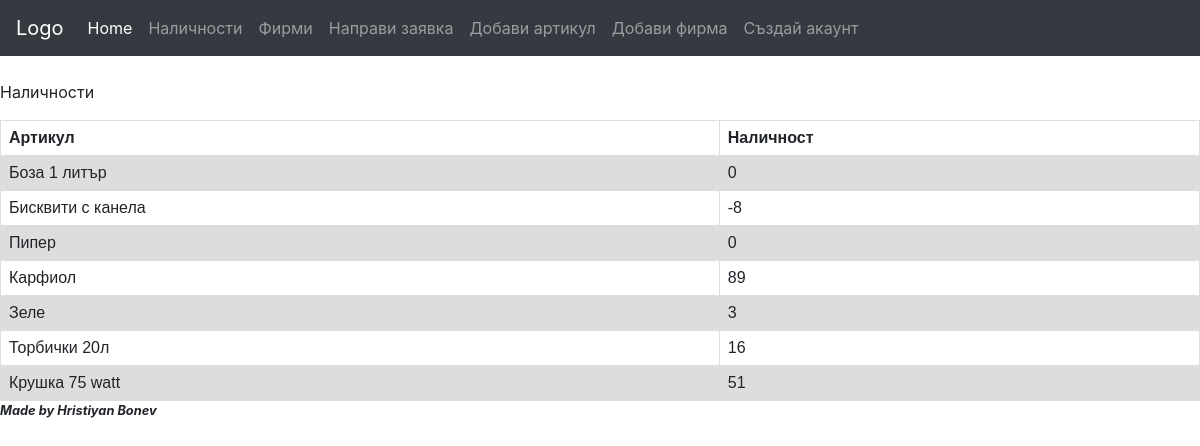
The page /quantities on the database as committed earlier.
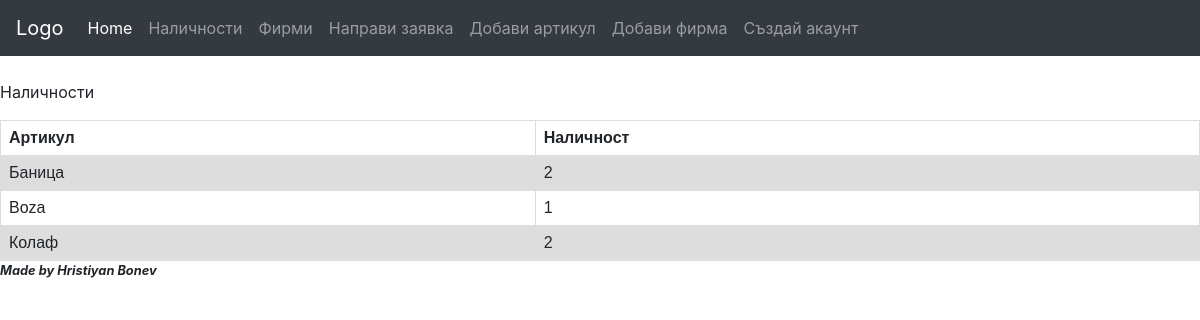
The same page on the database as committed later.
### storage_project/models.py (models this page shows, shortened)
class Article(models.Model):
    article_id = models.AutoField(primary_key=True)
    article_name = models.CharField(unique=True, max_length=255)
    price = models.DecimalField(decimal_places=2, max_digits=3)
    quantity = models.IntegerField()
    category = models.ManyToManyField(Category)
    warehouse = models.ManyToManyField(Warehouse)

### storage_project/views.py (the view)
# urls.py: path('quantities', QuantityListView.as_view(), name='quantities'),
class QuantityListView(ListView):
    template_name = 'quantity_list.html'
    model = Article
    def get_context_data(self, **kwargs):
        articles = Article.objects.all()
        context = super().get_context_data(**kwargs)
        context['articles'] = articles
        return context

### templates/quantity_list.html
{% extends "base.html" %}
{% load static %}
{% block content %}
<link rel="stylesheet" href="{% static '/css/quantity_list.css' %}">
<p>Наличности</p>
{% if articles %}
    <table>
        <tr>
            <th>Артикул</th>
            <th>Наличност</th>
        </tr>
        {% for article in articles %}
            <tr>
                <td>{{article.article_name}}</td>
                <td>{{article.quantity}}</td>
            </tr>
        {% endfor %}
    </table>
{% endif %}
{% endblock content %}

### templates/base.html (shortened to what this page needs)
{% load static %}
{% load crispy_forms_tags %}
<html>
 <head>
     <link rel="stylesheet" href="https://stackpath.bootstrapcdn.com/bootstrap/4.1.3/css/bootstrap.min.css">
     <link href="https://cdnjs.cloudflare.com/ajax/libs/select2/4.0.6-rc.0/css/select2.min.css" rel="stylesheet" />
     <link rel="stylesheet" href="{% static '/css/base.css' %}">
  </head>
    <header>
         <div class="navbar navbar-expand-lg fixed-top navbar-dark bg-dark">
            <a class="navbar-brand" href="{% url 'index' %}">Logo</a>
          <div class="collapse navbar-collapse" id="navbarSupportedContent">
            <ul class="navbar-nav mr-auto">
              <li class="nav-item active">
                <a class="nav-link" href="/">Home<span class="sr-only">(current)</span></a>
              </li>
              <li class="nav-item">
                <a class="nav-link" href="/quantities">Наличности</a>
              </li>
              <li class="nav-item">
                 <a class="nav-link" href="/companies">Фирми</a>
              </li>
             <li class="nav-item">
                <a class="nav-link" href="{% url 'new_order' %}">Направи заявка</a>
              </li>
                <li class="nav-item">
                <a class="nav-link" href="/add_article">Добави артикул</a>
              </li>
                <li class="nav-item">
                <a class="nav-link" href="/add_company">Добави фирма</a>
              </li>
            <li class="nav-item">
             <a class="nav-link" href="{% url 'create_account' %}">Създай акаунт</a>
            </li>
            </ul>
         </div>
        </div>
</header>
  <body>
      {% block content %}
      {% endblock content %}
  </body>
  <footer class='footer'>
    <small id='signature'><b><i>Made by Hristiyan Bonev</i></b></small>
  </footer>
</html>

### static/css/base.css (style rules this page uses)
body { padding-top:80px; }

### static/css/quantity_list.css (style rules this page uses)
table { font-family: arial, sans-serif; border-collapse: collapse; width: 100%; }
td, th { border: 1px solid #dddddd; text-align: left; padding: 8px; }
tr:nth-child(even) { background-color: #dddddd; }

Rows that differ between the two databases and show on the page:
removed Article: article_name "Боза 1 литър", quantity "0"
removed Article: article_name "Карфиол", quantity "89"
removed Article: article_name "Зеле", quantity "3"
removed Article: article_name "Крушка 75 watt", quantity "51"
changed Article: article_name "Бисквити с канела" → "Баница"; quantity "-8" → "2"
changed Article: article_name "Пипер" → "Boza"; quantity "0" → "1"
changed Article: article_name "Торбички 20л" → "Колаф"; quantity "16" → "2"
